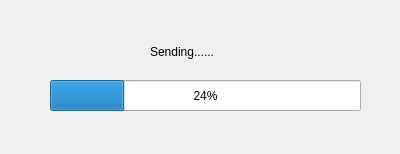
<?xml version="1.0" encoding="UTF-8"?>
<ui version="4.0">
 <class>file</class>
 <widget class="QWidget" name="file">
  <property name="geometry">
   <rect>
    <x>0</x>
    <y>0</y>
    <width>400</width>
    <height>154</height>
   </rect>
  </property>
  <property name="windowTitle">
   <string>Form</string>
  </property>
  <widget class="QProgressBar" name="progressBar">
   <property name="geometry">
    <rect>
     <x>50</x>
     <y>80</y>
     <width>311</width>
     <height>31</height>
    </rect>
   </property>
   <property name="value">
    <number>24</number>
   </property>
  </widget>
  <widget class="QLabel" name="label">
   <property name="geometry">
    <rect>
     <x>150</x>
     <y>40</y>
     <width>101</width>
     <height>23</height>
    </rect>
   </property>
   <property name="text">
    <string>Sending......</string>
   </property>
  </widget>
 </widget>
 <resources/>
 <connections/>
</ui>
